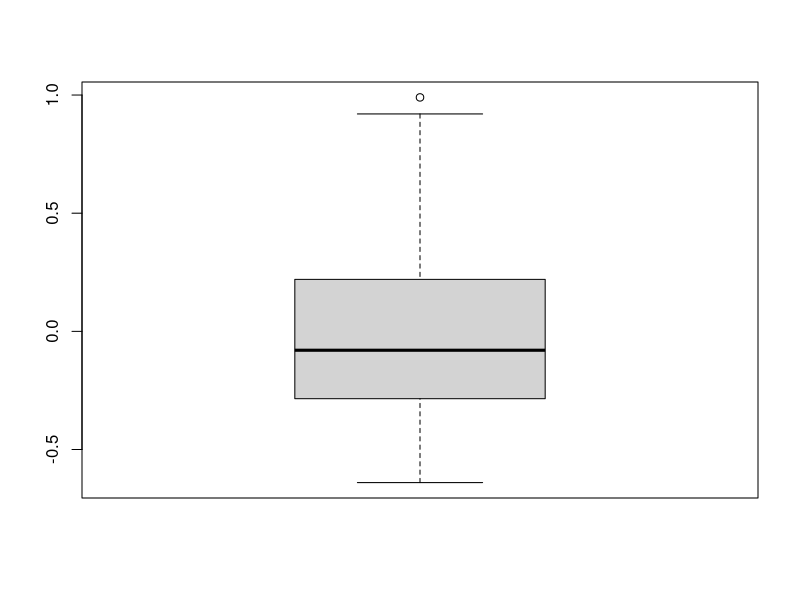
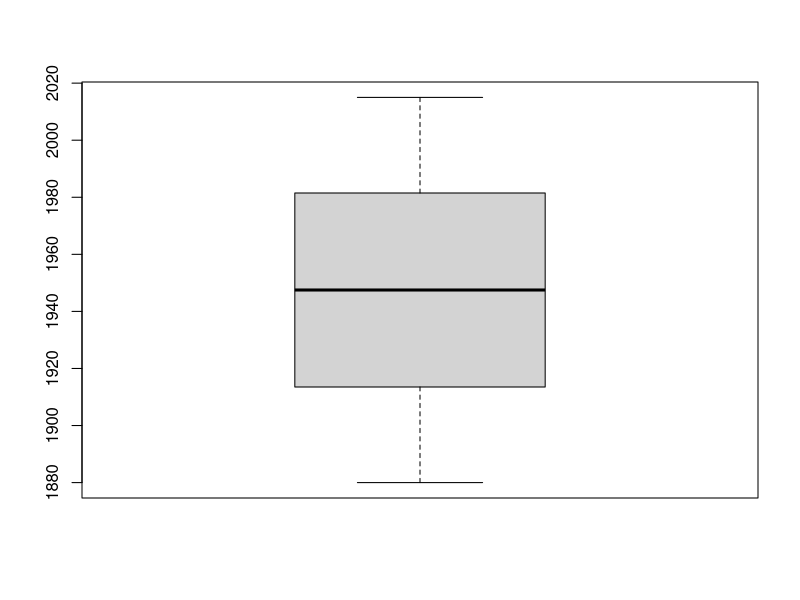
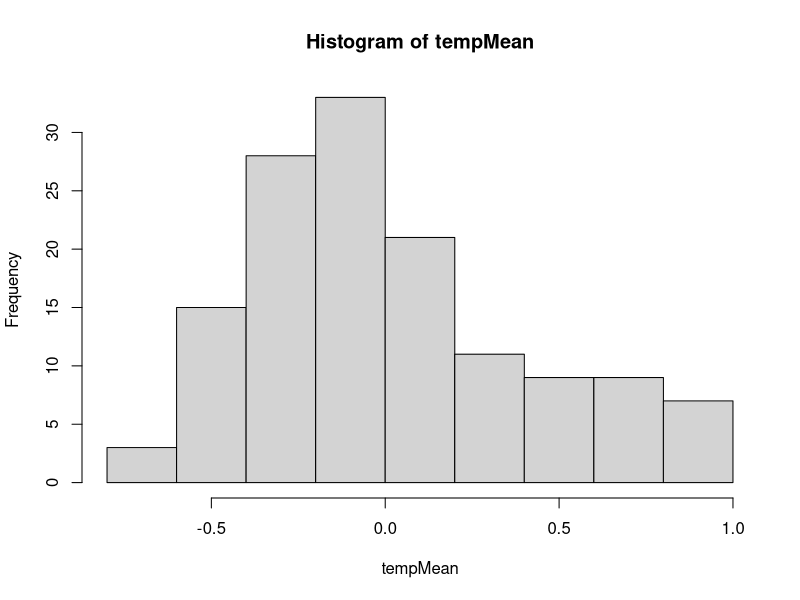
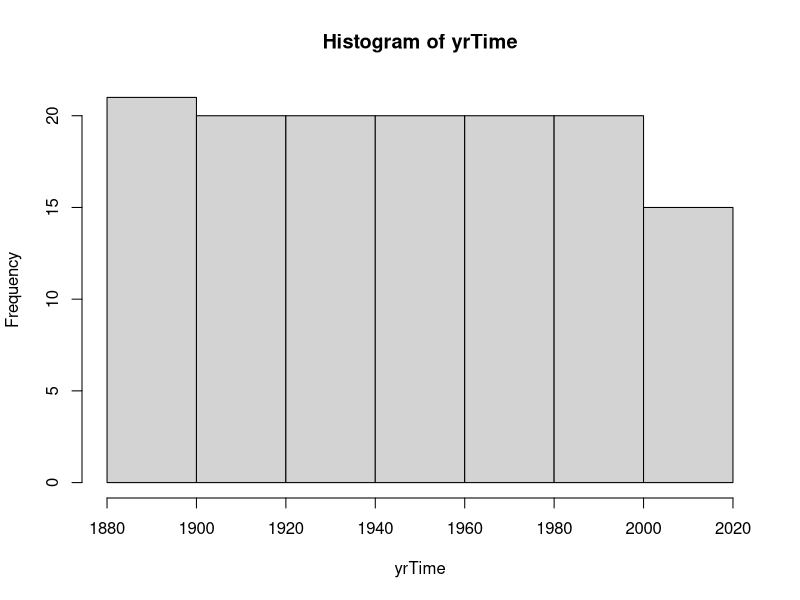
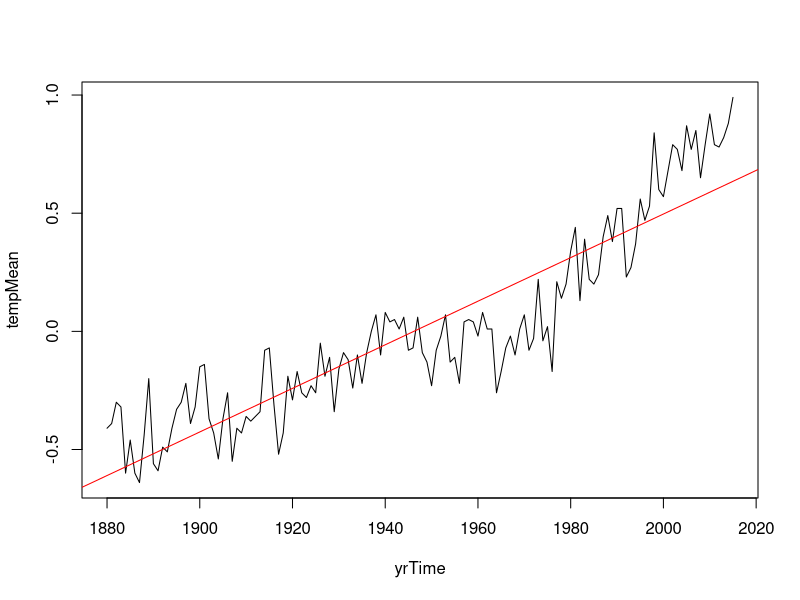

Generate these figures, in order, with R:
#Working Directory Access to Data
setwd("/Users/krusa/OneDrive/Documents/GitHub/R-Scripts")
dtmean<-read.table("gl_land.txt", header = FALSE)

#Xd and Yd
yrTime=dtmean[,1]
tempMean=dtmean[,2]

#Set into Columns
regdata=dtmean[,1:2]

summary(tempMean)
summary(yrTime)

#Boxplot
boxplot(tempMean)
boxplot(yrTime)

#Histogram
hist(tempMean)
hist(yrTime)

#Linear Regression Model
lm(tempMean ~ yrTime)

###
# Call:
#   lm(formula = tempMean ~ yrTime)
# 
# Coefficients:
#   (Intercept)       yrTime  
# -17.949291     0.009223 
#
# Equation: y = -17.9 + .01t
###

#Plot and overlay Regression Line
plot(yrTime, tempMean, type = "l")
regression<- lm(tempMean ~ yrTime)
abline(regression, col = "Red")

#Regression Data
summary(regression)

###
# Call:
#   lm(formula = tempMean ~ yrTime)
# 
# Residuals:
#   Min       1Q   Median       3Q      Max 
# -0.44528 -0.11753 -0.01427  0.11089  0.36181 
# 
# Coefficients:
#   Estimate Std. Error t value Pr(>|t|)    
# (Intercept) -1.795e+01  7.254e-01  -24.75   <2e-16 ***
#   yrTime       9.223e-03  3.724e-04   24.77   <2e-16 ***
#   ---
#   Signif. codes:  0 '***' 0.001 '**' 0.01 '*' 0.05 '.' 0.1 ' ' 1
# 
# Residual standard error: 0.1705 on 134 degrees of freedom
# Multiple R-squared:  0.8207,	Adjusted R-squared:  0.8194 
# F-statistic: 613.4 on 1 and 134 DF,  p-value: < 2.2e-16
###

